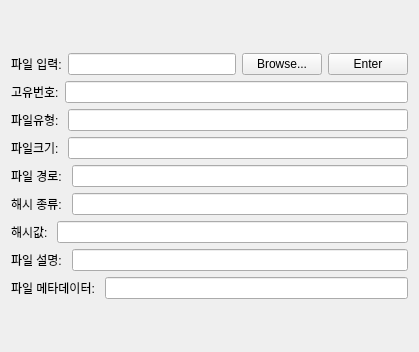
                      <widget class="QWidget" name="DE_other_files__scrollAreaWidgetContents_1">
                       <property name="geometry">
                        <rect>
                         <x>0</x>
                         <y>-116</y>
                         <width>419</width>
                         <height>352</height>
                        </rect>
                       </property>
                       <layout class="QGridLayout" name="gridLayout_13">
                        <item row="0" column="0">
                         <layout class="QVBoxLayout" name="DE_other_files__verticalLayout_1">
                          <item>
                           <layout class="QHBoxLayout" name="DE_other_files_file_browse__horizontalLayout_1">
                            <item>
                             <widget class="QLabel" name="DE_other_files_file_browse__label_1">
                              <property name="text">
                               <string>파일 입력:</string>
                              </property>
                             </widget>
                            </item>
                            <item>
                             <widget class="QLineEdit" name="DE_other_files_file_browse__lineEdit_1"/>
                            </item>
                            <item>
                             <widget class="QPushButton" name="DE_other_files_file_browse__browseButton_1">
                              <property name="text">
                               <string>Browse...</string>
                              </property>
                             </widget>
                            </item>
                            <item>
                             <widget class="QPushButton" name="DE_other_files_file_browse__EnterButton_1">
                              <property name="text">
                               <string>Enter</string>
                              </property>
                             </widget>
                            </item>
                           </layout>
                          </item>
                          <item>
                           <layout class="QHBoxLayout" name="DE_other_files_id__horizontalLayout_1">
                            <item>
                             <widget class="QLabel" name="DE_other_files_id__label_1">
                              <property name="text">
                               <string>고유번호:</string>
                              </property>
                             </widget>
                            </item>
                            <item>
                             <widget class="QLineEdit" name="DE_other_files_id__lineEdit_1"/>
                            </item>
                           </layout>
                          </item>
                          <item>
                           <layout class="QHBoxLayout" name="DE_other_files_type__horizontalLayout_1">
                            <item>
                             <widget class="QLabel" name="DE_other_files_type__label_1">
                              <property name="text">
                               <string>파일유형: </string>
                              </property>
                             </widget>
                            </item>
                            <item>
                             <widget class="QLineEdit" name="DE_other_files_type__lineEdit_1"/>
                            </item>
                           </layout>
                          </item>
                          <item>
                           <layout class="QHBoxLayout" name="DE_other_files_file_size__horizontalLayout_1">
                            <item>
                             <widget class="QLabel" name="DE_other_files_file_size__label_1">
                              <property name="text">
                               <string>파일크기: </string>
                              </property>
                             </widget>
                            </item>
                            <item>
                             <widget class="QLineEdit" name="DE_other_files_file_size__lineEdit_1"/>
                            </item>
                           </layout>
                          </item>
                          <item>
                           <layout class="QHBoxLayout" name="DE_other_files_file_path__horizontalLayout_1">
                            <item>
                             <widget class="QLabel" name="DE_other_files_file_path__label_1">
                              <property name="text">
                               <string>파일 경로: </string>
                              </property>
                             </widget>
                            </item>
                            <item>
                             <widget class="QLineEdit" name="DE_other_files_file_path__lineEdit_1"/>
                            </item>
                           </layout>
                          </item>
                          <item>
                           <layout class="QHBoxLayout" name="DE_other_files_file_hash_type__horizontalLayout_1">
                            <item>
                             <widget class="QLabel" name="DE_other_files_file_hash_type__label_1">
                              <property name="text">
                               <string>해시 종류: </string>
                              </property>
                             </widget>
                            </item>
                            <item>
                             <widget class="QLineEdit" name="DE_other_files_file_hash_type__lineEdit_1"/>
                            </item>
                           </layout>
                          </item>
                          <item>
                           <layout class="QHBoxLayout" name="DE_other_files_file_hash_value__horizontalLayout_1">
                            <item>
                             <widget class="QLabel" name="DE_other_files_file_hash_value__label_1">
                              <property name="text">
                               <string>해시값: </string>
                              </property>
                             </widget>
                            </item>
                            <item>
                             <widget class="QLineEdit" name="DE_other_files_file_hash_value__lineEdit_1"/>
                            </item>
                           </layout>
                          </item>
                          <item>
                           <layout class="QHBoxLayout" name="DE_other_files_file_description__horizontalLayout_1">
                            <item>
                             <widget class="QLabel" name="DE_other_files_file_description__label_1">
                              <property name="text">
                               <string>파일 설명: </string>
                              </property>
                             </widget>
                            </item>
                            <item>
                             <widget class="QLineEdit" name="DE_other_files_file_description__lineEdit_1"/>
                            </item>
                           </layout>
                          </item>
                          <item>
                           <layout class="QHBoxLayout" name="DE_other_files_file_metadata__horizontalLayout_1">
                            <item>
                             <widget class="QLabel" name="DE_other_files_file_metadata__label_1">
                              <property name="text">
                               <string>파일 메타데이터: </string>
                              </property>
                             </widget>
                            </item>
                            <item>
                             <widget class="QLineEdit" name="DE_other_files_file_metadata__lineEdit_1"/>
                            </item>
                           </layout>
                          </item>
                         </layout>
                        </item>
                       </layout>
                      </widget>
